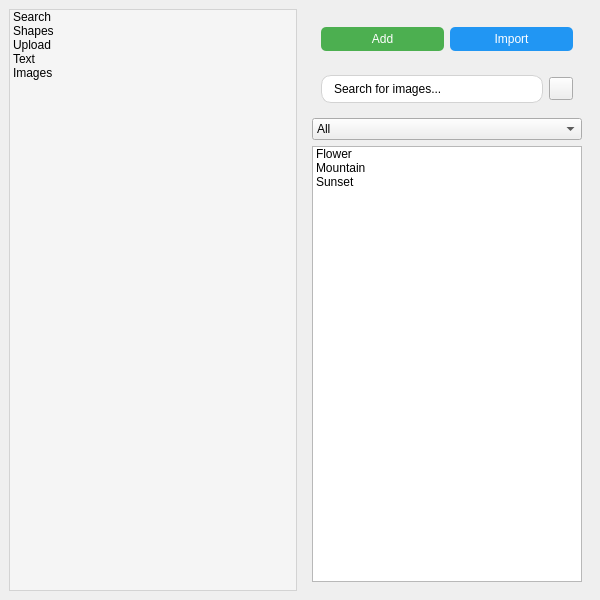
<?xml version="1.0" encoding="UTF-8"?>
<ui version="4.0">
 <class>MainWindow</class>
 <widget class="QMainWindow" name="MainWindow">
  <property name="geometry">
   <rect>
    <x>0</x>
    <y>0</y>
    <width>600</width>
    <height>600</height>
   </rect>
  </property>
  <property name="windowTitle">
   <string>Main Window</string>
  </property>
  <widget class="QWidget" name="centralwidget">
   <layout class="QHBoxLayout" name="horizontalLayoutMain">
    <!-- Thanh điều hướng bên trái -->
    <item>
     <widget class="QListWidget" name="navigationList">
      <property name="maximumWidth">
       <number>150</number>
      </property>
      <property name="styleSheet">
       <string notr="true">QListWidget { 
        border: 1px solid lightgray; 
        background-color: #f5f5f5; 
       }
       QListWidget::item:selected { 
        background-color: #2196F3; 
        color: white; 
       }</string>
      </property>
      <item>
       <property name="text">
        <string>Search</string>
       </property>
      </item>
      <item>
       <property name="text">
        <string>Shapes</string>
       </property>
      </item>
      <item>
       <property name="text">
        <string>Upload</string>
       </property>
      </item>
      <item>
       <property name="text">
        <string>Text</string>
       </property>
      </item>
      <item>
       <property name="text">
        <string>Images</string>
       </property>
      </item>
     </widget>
    </item>
    <!-- QStackedWidget chứa các giao diện -->
    <item>
     <widget class="QStackedWidget" name="stackedWidget">
      <!-- Trang 1: Search -->
      <widget class="QWidget" name="pageSearch">
       <layout class="QVBoxLayout" name="verticalLayoutSearch">
        <!-- Nút Add và Import -->
        <item>
         <widget class="QWidget" name="buttonContainer">
          <layout class="QHBoxLayout" name="buttonLayout">
           <item>
            <widget class="QPushButton" name="addButtonSearch">
             <property name="text">
              <string>Add</string>
             </property>
             <property name="styleSheet">
              <string notr="true">QPushButton { 
               background-color: #4CAF50; 
               color: white; 
               border-radius: 5px; 
               padding: 5px; 
              }
              QPushButton:hover { 
               background-color: #45a049; 
              }</string>
             </property>
            </widget>
           </item>
           <item>
            <widget class="QPushButton" name="importButtonSearch">
             <property name="text">
              <string>Import</string>
             </property>
             <property name="styleSheet">
              <string notr="true">QPushButton { 
               background-color: #2196F3; 
               color: white; 
               border-radius: 5px; 
               padding: 5px; 
              }
              QPushButton:hover { 
               background-color: #1e88e5; 
              }</string>
             </property>
            </widget>
           </item>
          </layout>
         </widget>
        </item>
        <!-- Thanh tìm kiếm -->
        <item>
         <widget class="QWidget" name="horizontalLayout_3">
          <layout class="QHBoxLayout" name="horizontalLayout_3">
           <item>
            <widget class="QLineEdit" name="Search_image">
             <property name="styleSheet">
              <string notr="true">QLineEdit { 
               border: 1px solid lightgray; 
               border-radius: 10px; 
               padding: 5px 10px; 
              }</string>
             </property>
             <property name="text">
              <string>Search for images...</string>
             </property>
            </widget>
           </item>
           <item>
            <widget class="QToolButton" name="toolSearch">
             <property name="icon">
              <iconset>
               <normaloff>../../Downloads/search.png</normaloff>../../Downloads/search.png</iconset>
             </property>
            </widget>
           </item>
          </layout>
         </widget>
        </item>
        <!-- ComboBox lọc danh mục -->
        <item>
         <widget class="QComboBox" name="comboBox">
          <property name="currentIndex">
           <number>0</number>
          </property>
          <item>
           <property name="text">
            <string>All</string>
           </property>
          </item>
          <item>
           <property name="text">
            <string>Photo</string>
           </property>
          </item>
          <item>
           <property name="text">
            <string>Vector</string>
           </property>
          </item>
         </widget>
        </item>
        <!-- Danh sách hình ảnh -->
        <item>
         <widget class="QListWidget" name="listWidget">
          <item>
           <property name="text">
            <string>Flower</string>
           </property>
           <property name="icon">
            <iconset>
             <activeoff>../../Downloads/flower.jpg</activeoff>
            </iconset>
           </property>
          </item>
          <item>
           <property name="text">
            <string>Mountain</string>
           </property>
           <property name="icon">
            <iconset>
             <activeoff>../../Downloads/IPR Project UI Design/Add- Edit image/image 3.png</activeoff>
            </iconset>
           </property>
          </item>
          <item>
           <property name="text">
            <string>Sunset</string>
           </property>
           <property name="icon">
            <iconset>
             <activeoff>../../Downloads/IPR Project UI Design (1)/Add- Edit image/image 4.png</activeoff>
            </iconset>
           </property>
          </item>
         </widget>
        </item>
       </layout>
      </widget>
      <!-- Trang 2: Shapes -->
      <widget class="QWidget" name="pageShapes">
       <layout class="QVBoxLayout" name="verticalLayoutShapes">
        <!-- Nút Add -->
        <item>
         <widget class="QPushButton" name="addButtonShapes">
          <property name="text">
           <string>Add</string>
          </property>
          <property name="styleSheet">
           <string notr="true">QPushButton { 
            background-color: #4CAF50; 
            color: white; 
            border-radius: 5px; 
            padding: 5px; 
           }
           QPushButton:hover { 
            background-color: #45a049; 
           }</string>
          </property>
         </widget>
        </item>
        <!-- Danh sách hình dạng -->
        <item>
         <widget class="QListWidget" name="Shapes">
          <property name="styleSheet">
           <string notr="true">border-color: rgb(0, 0, 0);</string>
          </property>
          <item>
           <property name="text">
            <string>Square_filled</string>
           </property>
           <property name="icon">
            <iconset>
             <activeoff>../../Downloads/image 17.png</activeoff>
             <activeon>../../Downloads/image 17.png</activeon>
            </iconset>
           </property>
          </item>
          <item>
           <property name="text">
            <string>Circle_filled</string>
           </property>
           <property name="icon">
            <iconset>
             <activeoff>../../Downloads/Ellipse 1.png</activeoff>
            </iconset>
           </property>
          </item>
          <item>
           <property name="text">
            <string>Triangle_filled</string>
           </property>
           <property name="icon">
            <iconset>
             <activeoff>../../Downloads/Polygon 1.png</activeoff>
            </iconset>
           </property>
          </item>
          <item>
           <property name="text">
            <string>Square_not filled</string>
           </property>
           <property name="icon">
            <iconset>
             <activeoff>../../Downloads/Rectangle 36.png</activeoff>
            </iconset>
           </property>
          </item>
          <item>
           <property name="text">
            <string>Circle_not filled</string>
           </property>
           <property name="icon">
            <iconset>
             <activeoff>../../Downloads/Ellipse 2.png</activeoff>
            </iconset>
           </property>
          </item>
          <item>
           <property name="text">
            <string>Triangle_not filled</string>
           </property>
           <property name="icon">
            <iconset>
             <activeoff>../../Downloads/Polygon 2.png</activeoff>
            </iconset>
           </property>
          </item>
          <item>
           <property name="text">
            <string>Star_filled</string>
           </property>
           <property name="icon">
            <iconset>
             <activeoff>../../Downloads/Star 1.png</activeoff>
            </iconset>
           </property>
          </item>
          <item>
           <property name="text">
            <string>Heart_filled</string>
           </property>
           <property name="icon">
            <iconset>
             <activeoff>../../Downloads/Vector (1).png</activeoff>
            </iconset>
           </property>
          </item>
          <item>
           <property name="text">
            <string>Polygon_filled</string>
           </property>
           <property name="icon">
            <iconset>
             <activeoff>../../Downloads/Polygon 3.png</activeoff>
            </iconset>
           </property>
          </item>
          <item>
           <property name="text">
            <string>Star_not filled</string>
           </property>
           <property name="icon">
            <iconset>
             <activeoff>../../Downloads/Star 2.png</activeoff>
            </iconset>
           </property>
          </item>
          <item>
           <property name="text">
            <string>Heart_not filled</string>
           </property>
           <property name="icon">
            <iconset>
             <activeoff>../../Downloads/Vector (2).png</activeoff>
            </iconset>
           </property>
          </item>
          <item>
           <property name="text">
            <string>Polygon_not filled</string>
           </property>
           <property name="icon">
            <iconset>
             <activeoff>../../Downloads/Polygon 4.png</activeoff>
            </iconset>
           </property>
          </item>
         </widget>
        </item>
       </layout>
      </widget>
      <!-- Trang 3: Upload -->
      <widget class="QWidget" name="pageUpload">
       <layout class="QVBoxLayout" name="verticalLayoutUpload">
        <!-- Nút Choose File -->
        <item>
         <widget class="QPushButton" name="chooseFileButton">
          <property name="text">
           <string>Choose File</string>
          </property>
          <property name="styleSheet">
           <string notr="true">QPushButton { 
            background-color: #2196F3; 
            color: white; 
            border-radius: 5px; 
            padding: 10px; 
           }
           QPushButton:hover { 
            background-color: #1e88e5; 
           }</string>
          </property>
         </widget>
        </item>
        <!-- Label hiển thị file đã chọn -->
        <item>
         <widget class="QLabel" name="fileLabel">
          <property name="text">
           <string>No file selected</string>
          </property>
          <property name="alignment">
           <set>Qt::AlignCenter</set>
          </property>
         </widget>
        </item>
        <!-- Nút Upload -->
        <item>
         <widget class="QPushButton" name="uploadButton">
          <property name="text">
           <string>Upload</string>
          </property>
          <property name="styleSheet">
           <string notr="true">QPushButton { 
            background-color: #4CAF50; 
            color: white; 
            border-radius: 5px; 
            padding: 10px; 
           }
           QPushButton:hover { 
            background-color: #45a049; 
           }</string>
          </property>
         </widget>
        </item>
        <!-- Spacer để căn chỉnh -->
        <item>
         <spacer name="verticalSpacerUpload">
          <property name="orientation">
           <enum>Qt::Vertical</enum>
          </property>
          <property name="sizeHint">
           <size>
            <width>20</width>
            <height>40</height>
           </size>
          </property>
         </spacer>
        </item>
       </layout>
      </widget>
      <!-- Trang 4: Text -->
      <widget class="QWidget" name="pageText">
       <layout class="QVBoxLayout" name="verticalLayoutText">
        <!-- Thanh tìm kiếm -->
        <item>
         <widget class="QLineEdit" name="searchFont">
          <property name="placeholderText">
           <string>Search fonts...</string>
          </property>
          <property name="styleSheet">
           <string notr="true">QLineEdit { 
            border: 1px solid lightgray; 
            border-radius: 10px; 
            padding: 5px 10px; 
           }</string>
          </property>
         </widget>
        </item>
        <!-- Danh sách font chữ -->
        <item>
         <widget class="QListWidget" name="fontList">
          <item>
           <property name="text">
            <string>Arial</string>
           </property>
          </item>
          <item>
           <property name="text">
            <string>Times New Roman</string>
           </property>
          </item>
          <item>
           <property name="text">
            <string>Helvetica</string>
           </property>
          </item>
          <item>
           <property name="text">
            <string>Calibri</string>
           </property>
          </item>
          <item>
           <property name="text">
            <string>Comic Sans MS</string>
           </property>
          </item>
         </widget>
        </item>
       </layout>
      </widget>
      <!-- Trang 5: Images -->
      <widget class="QWidget" name="pageImages">
       <layout class="QVBoxLayout" name="verticalLayoutImages">
        <!-- Danh sách hình ảnh đã tải lên -->
        <item>
         <widget class="QListWidget" name="uploadedImagesList">
          <property name="styleSheet">
           <string notr="true">QListWidget { border: 1px solid lightgray; }</string>
          </property>
          <item>
           <property name="text">
            <string>Sample Image 1</string>
           </property>
          </item>
          <item>
           <property name="text">
            <string>Sample Image 2</string>
           </property>
          </item>
         </widget>
        </item>
       </layout>
      </widget>
     </widget>
    </item>
   </layout>
  </widget>
 </widget>
 <resources/>
 <connections/>
</ui>
